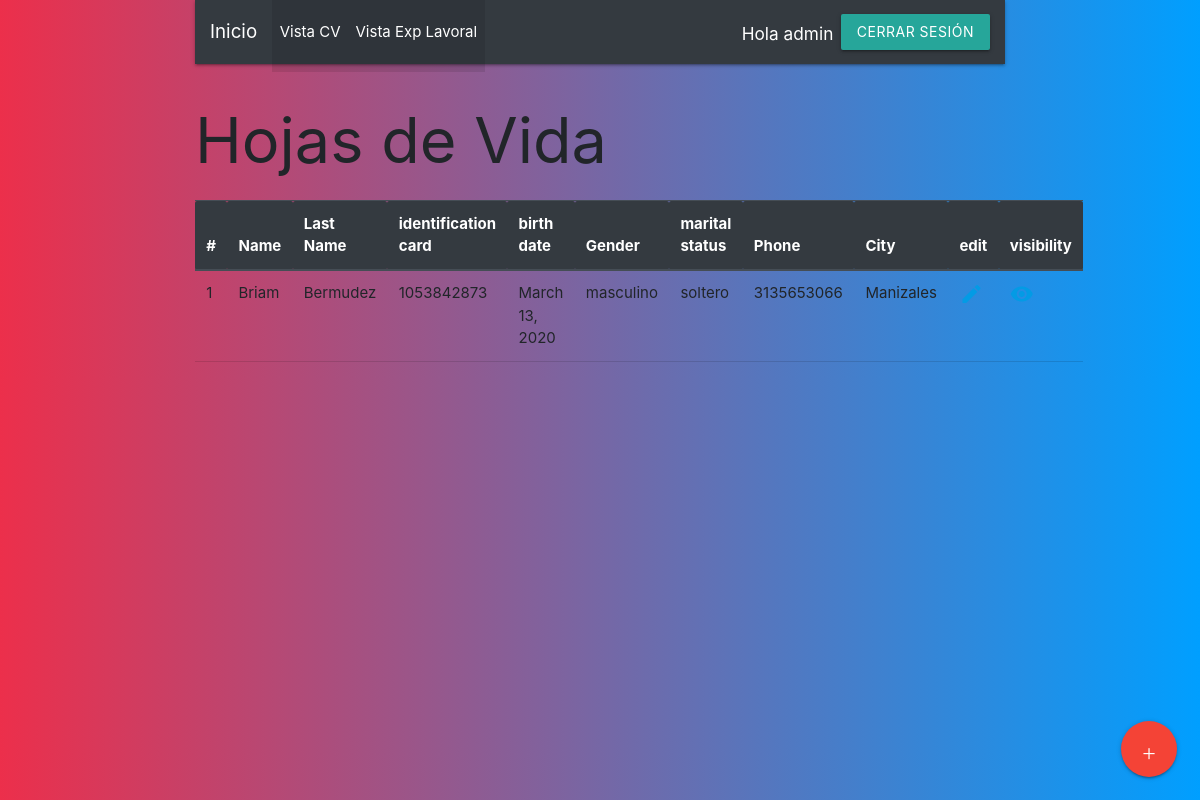
Screenshot of /carguecv/ (signed in) with the database file from the repository.
### carguecv/models.py (models this page shows)
class cv(models.Model):
    nombre = models.CharField(max_length=50)
    apellido = models.CharField(max_length=50)
    tipo_identificacion = models.ForeignKey(Tipo_Identificacion, null=False, on_delete=models.CASCADE)
    ceduala = models.CharField(max_length=30)
    fecha_nacimiento = models.DateField()
    genero = models.CharField(max_length=15)
    estado_civil = models.CharField(max_length=15)
    telefono = models.CharField(max_length=15)
    Departamento = models.ForeignKey(Departamento, null=False, on_delete=models.CASCADE)
    direccion = models.CharField(max_length=50)
    licencia = models.CharField(max_length=5)
    foto = models.FileField(null=False, upload_to="Foto/%Y/%m/%d")
    experiencia_profesional = models.ForeignKey(Exp_Profesional, null=False, on_delete=models.CASCADE)
    formacion = models.ForeignKey(Formacion, null=False, on_delete=models.CASCADE)
    idioma = models.CharField(max_length=20)
    nivel = models.CharField(max_length=15)
    estado_laboral = models.CharField(max_length=20)
    area = models.ForeignKey(Area, null=False, on_delete=models.CASCADE)
    salario = models.IntegerField()
    carga_cv = models.FileField(null=False, upload_to="Cv/%Y/%m/%d")

class Departamento(models.Model):
    departamento = models.CharField(max_length=200)
    municipio = models.ForeignKey(Municipio, null=False, on_delete=models.CASCADE)
    def __str__(self):
        return self.departamento

### carguecv/views.py (the view)
# urls.py: path('carguecv/',views.BadgetView.as_view(), name='carguecv'),
class BadgetView(ListView):
    template_name = 'carguecv.html'
    model = cv

### templates/carguecv.html
{% extends 'base/base.html' %}
  {% load static %}
  {% block content %}
<h1>Hojas de Vida</h1>
<table class="table" align="left">
    <thead class="thead-dark" align="left">
      <tr>
        <th scope="col">#</th>
        <th scope="col">Name</th>
        <th scope="col">Last Name</th>
        <th scope="col">identification card</th>
        <th scope="col">birth date</th>
        <th scope="col">Gender</th>
        <th scope="col">marital status</th>
        <th scope="col">Phone</th>
        <th scope="col">City</th>
        <th scope="col">edit</th>
        <th scope="col">visibility</th>
      </tr>
    </thead>
    <tbody>
      {% for cv in object_list %}
      <tr>
        <td>{{ cv.id }}</td>
        <td>{{ cv.nombre }}</td>
        <td>{{ cv.apellido }}</td>
        <td>{{ cv.ceduala }}</td>
        <td>{{ cv.fecha_nacimiento }}</td>
        <td>{{ cv.genero }}</td>
        <td>{{ cv.estado_civil }}</td>
        <td>{{ cv.telefono }}</td>
        <td>{{ cv.Departamento }}</td>
        <td>
            <a href="{% url 'editar' cv.id %}">
                <i class="material-icons">mode_edit</i>
            </a>
        </td>
        <td>
            <a href="{% url 'Detail' cv.id %}">
                <i class="material-icons">visibility</i>
            </a>
        </td>
      </tr>
      {% endfor %}
      <div class="fixed-action-btn">
          <a href="{% url 'crear' %}" class="btn-floating btn-large red">
              <i class="large material-icons">+</i>
          </a>
      </div>
    </tbody>
  </table>
{% endblock %}

### templates/base/base.html (shortened to what this page needs)
<!DOCTYPE html>
<html lang="en">
<head>
    <link rel="stylesheet" href="https://stackpath.bootstrapcdn.com/bootstrap/4.4.1/css/bootstrap.min.css">
    <link rel="stylesheet"href="https://cdnjs.cloudflare.com/ajax/libs/materialize/1.0.0/css/materialize.min.css">
</head>
<body>
  <div class = "container">
     <nav class="navbar navbar-expand-lg navbar-dark bg-dark">
    <a class="navbar-brand" href="{% url '' %}">Inicio</a>
    <div class="collapse navbar-collapse" id="navbarSupportedContent">
      <ul class="navbar-nav mr-auto">
        <li class="nav-item active">
          <a class="nav-link" href="{% url 'carguecv' %}"> Vista CV <span class="sr-only">(current)</span></a>
        <li class="nav-item active">
          <a class="nav-link" href="{% url 'cargueexplav' %}"> Vista Exp Lavoral <span class="sr-only">(current)</span></a>
      </ul>
      {% if user.is_authenticated %}
          <h6 class="ml-5">Hola {{ user.username }}</h6>
          <a href="{% url 'logout' %}" class="btn btn-info ml-2">Cerrar Sesión</a>
      {% else %}
        <a href="{% url 'users:signup' %}" class="btn btn-light ml-5">Registrarse</a>
        <a href="{% url 'login' %}" class="btn btn-danger ml-2">Iniciar Sesión</a>
      {% endif %}
    </div>
  </nav>
  {% block content %}
  {% endblock %}
  </div>
</body>
</html>

### templates/base/base.html (style rules this page uses)
body { background: -webkit-linear-gradient(to right, #ec2F4B, #009FFF); background: linear-gradient(to right, #ec2F4B, #009FFF); }

### rows the page displays
cv: id "1", nombre "Briam", apellido "Bermudez", ceduala "1053842873", fecha_nacimiento "March 13, 2020", genero "masculino", estado_civil "soltero", telefono "3135653066", Departamento "Manizales"

### other values shown
{{ user.username }} "admin"
